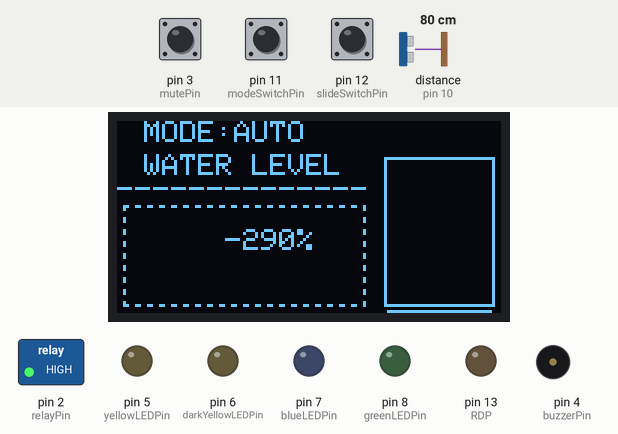
Simulated run of this sketch. Board: Arduino Uno, built with avr-gcc and run on an emulated ATmega328P. On the bench: 128×64 one-colour display, switched loads named in the sketch (green lamp = pin HIGH), output pins drawn as LEDs (lit = HIGH), buzzer (waves = sounding). Wiring (inferred from the names in the program): ultrasonic range finder: trigger pin 9; echo pin 10. The test bench sets the inputs (shaded band); at power-on: distance to the obstacle (sensor on pin 10) 80 cm, pin 11 (modeSwitchPin) HIGH, pin 3 (mutePin) HIGH, pin 12 (slideSwitchPin) HIGH. The echo pulse lasts 58.3 µs per cm; the display library's start-up logo is not drawn; pins used as bus, display or sensor lines are not drawn.

Above: at 4.2 s.
4.3 s: distance to the obstacle (sensor on pin 10) set to 4 cm
At 6.0 s:
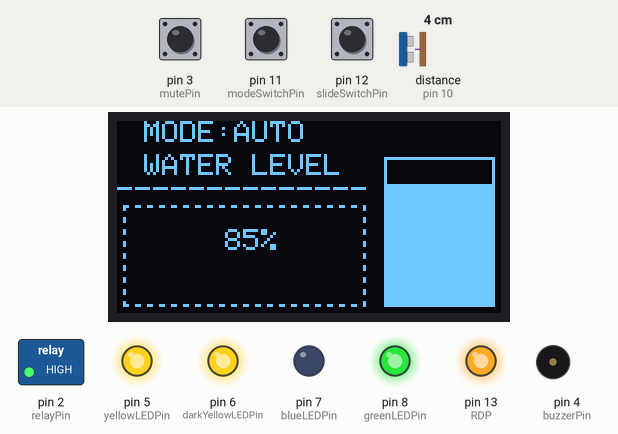
7.7 s: distance to the obstacle (sensor on pin 10) set to 18 cm
At 14.1 s:
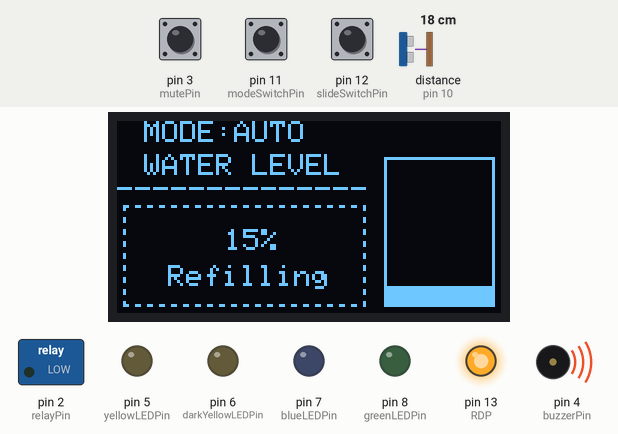
14.5 s: pin 11 (modeSwitchPin) pulled LOW for 3 s
At 19.5 s:
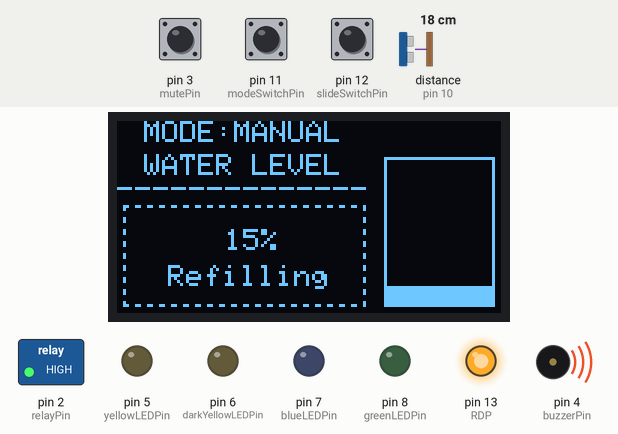
21.4 s: distance to the obstacle (sensor on pin 10) set to 2 cm
At 26.9 s:
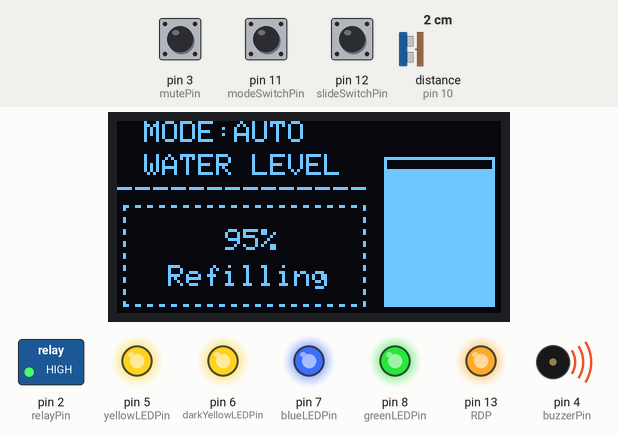
28.4 s: pin 11 (modeSwitchPin) pulled LOW for 3 s
At 31.0 s:
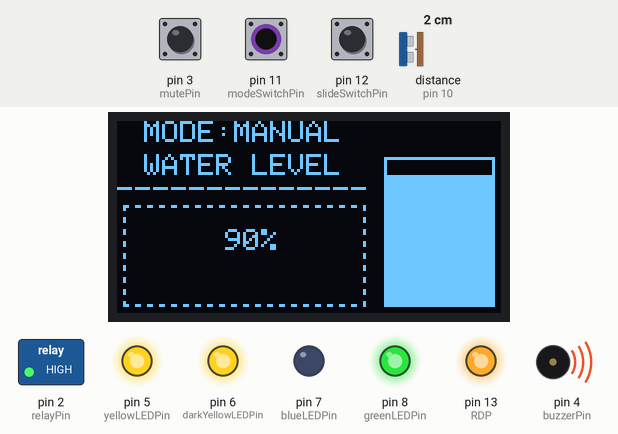
33.1 s: pin 11 (modeSwitchPin) pulled LOW for 3 s
At 35.8 s:
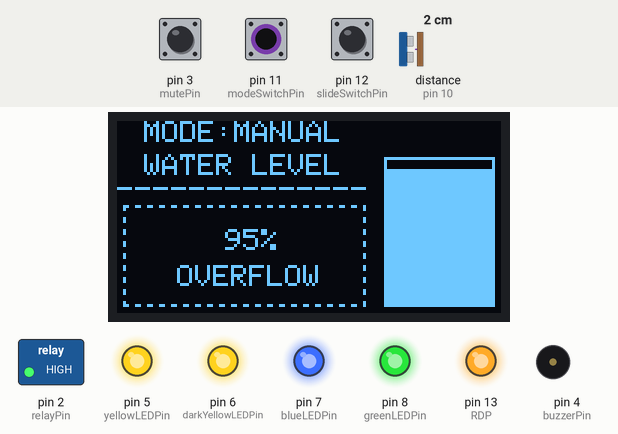
Timing chart, 0 to 39.7 s (numbered marks = the images above; inputs shaded):
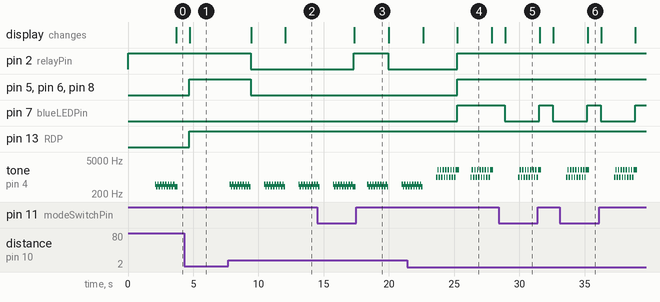

The sketch:

code.ino
```cpp
#include <Wire.h>
#include <Adafruit_GFX.h>
#include <Adafruit_SSD1306.h>

#define SCREEN_WIDTH 128
#define SCREEN_HEIGHT 64
#define OLED_RESET -1
Adafruit_SSD1306 display(SCREEN_WIDTH, SCREEN_HEIGHT, &Wire, OLED_RESET);

const int trigPin = 9;
const int echoPin = 10;
const int relayPin = 2;
const int mutePin = 3; // Define the pin for the mute switch
const int buzzerPin = 4; // Define the pin for the buzzer
const int RDP = 13;
const int darkYellowLEDPin = 6;
const int yellowLEDPin = 5;
const int greenLEDPin = 8;
const int blueLEDPin = 7;
const int modeSwitchPin = 11; // Define the pin for the mode toggle switch
 // Define the pin for the mode switch button
const int slideSwitchPin = 12; // Define the pin for the manual mode slide switch

bool mute = false;
bool lastButtonState = HIGH; // Previous state of the mute button
unsigned long lastDebounceTime = 0; // Last time the mute button was toggled
unsigned long debounceDelay = 50; // The debounce time; increase if the output flickers

bool autoMode = true; // Variable to track the current mode (default is auto)
bool lastModeButtonState = HIGH; // Previous state of the mode button
unsigned long lastModeDebounceTime = 0; // Last time the mode button was toggled

void setup() {
  pinMode(trigPin, OUTPUT);
  pinMode(echoPin, INPUT);
  digitalWrite(relayPin, HIGH);
  pinMode(relayPin, OUTPUT);
  pinMode(mutePin, INPUT_PULLUP); // Set the mute switch pin as input with pull-up resistor
  pinMode(buzzerPin, OUTPUT); // Set the buzzer pin as output

  pinMode(RDP, OUTPUT);
  pinMode(darkYellowLEDPin, OUTPUT);
  pinMode(yellowLEDPin, OUTPUT);
  pinMode(greenLEDPin, OUTPUT);
  pinMode(blueLEDPin, OUTPUT);

  pinMode(modeSwitchPin, INPUT_PULLUP); // Set the mode switch button pin as input with pull-up resistor
  pinMode(slideSwitchPin, INPUT_PULLUP); // Set the slide switch pin as input with pull-up resistor

  Serial.begin(9600);

  if (!display.begin(SSD1306_SWITCHCAPVCC, 0x3C)) {
    Serial.println(F("SSD1306 allocation failed"));
    for(;;);
  }
  display.display();
  delay(2000);
  display.clearDisplay();
}

void loop() {
  long duration;
  int distance;
  int percent;

  // Check the state of the mute switch with debounce
  int muteReading = digitalRead(mutePin);
  if (muteReading != lastButtonState) {
    lastDebounceTime = millis(); // reset the debouncing timer
  }
  if ((millis() - lastDebounceTime) > debounceDelay) {
    if (muteReading == LOW && !mute) {
      mute = true; // Set the mute state
      noTone(buzzerPin); // Ensure no tone is playing
    }
  }
  lastButtonState = muteReading;
  // Check the state of the mode toggle switch
  autoMode = digitalRead(modeSwitchPin) == HIGH; // Auto mode when switch is HIGH, manual mode when LOW


  digitalWrite(trigPin, LOW);
  delayMicroseconds(2);

  digitalWrite(trigPin, HIGH);
  delayMicroseconds(10);
  digitalWrite(trigPin, LOW);

  duration = pulseIn(echoPin, HIGH);
  distance = duration * 0.034 / 2;
  percent = 100 - map(distance, 0, 20 , 0, 100); // Mapping distance to percentage (0-100%)

  display.clearDisplay();

  // Print water level percentage
  display.setTextSize(1);
  display.setTextColor(SSD1306_WHITE);
  display.setCursor(9.5, 11);
  display.print("WATER LEVEL \n");
  display.print("--------------");
  display.print("\n");

  // Draw a simple bar graph representing the water level
  int barHeight = map(percent, 0, 100, 0, SCREEN_HEIGHT - 15); // Adjusted height
  int barWidth = 35;
  int barX = 90;
  int barY = 13; // Adjusted starting point

  // Calculate top of the bar
  int barTop = barY + (SCREEN_HEIGHT - 14.1 - barHeight);

  // Ensure bar height does not exceed screen height
  if (barHeight > (SCREEN_HEIGHT - 14.1)) {
    barHeight = SCREEN_HEIGHT - 14.1;
  }

  // Draw outer border rectangle
  display.drawRect(barX - 1, barY - 1, barWidth + 2, SCREEN_HEIGHT - 16 + 2, SSD1306_WHITE);

  // Draw filled inner rectangle representing the bar
  display.fillRect(barX, barTop, barWidth, barHeight,SSD1306_WHITE);

  // Draw the dashed border box for percentage
  int boxWidth = 80;
  int boxHeight = 33;
  int boxX = 2;
  int boxY = SCREEN_HEIGHT - boxHeight - 3;

  // Draw top and bottom borders with dashes
  for (int i = boxX; i < boxX + boxWidth; i += 4) {
    display.drawPixel(i, boxY, SSD1306_WHITE);
    display.drawPixel(i + 1, boxY, SSD1306_WHITE);
    display.drawPixel(i, boxY + boxHeight, SSD1306_WHITE);
    display.drawPixel(i + 1, boxY + boxHeight, SSD1306_WHITE);
  }

  // Draw left and right borders
  for (int i = boxY; i < boxY + boxHeight; i += 4) {
    display.drawPixel(boxX, i, SSD1306_WHITE);
    display.drawPixel(boxX, i + 1, SSD1306_WHITE);
    display.drawPixel(boxX + boxWidth, i, SSD1306_WHITE);
    display.drawPixel(boxX + boxWidth, i + 1, SSD1306_WHITE);
  }

  // Display the percentage inside the box
  display.setCursor(boxX + 34, boxY + 8);
  display.setTextSize(1);
  display.print(percent);
  display.print("%");

  // Display mode
  display.setTextSize(1);
  display.setCursor(9.5, 0);
  if (autoMode) {
    display.print("MODE:AUTO");
  } else {
    display.print("MODE:MANUAL");
  }

  // Display refill status and warnings
  display.setTextSize(1);
  display.setCursor(17, SCREEN_HEIGHT - 16);

  if (digitalRead(relayPin) == LOW) {
    display.print("Refilling");
  } else if (!autoMode) {
    if (percent <= 15) {
      display.setCursor(20, SCREEN_HEIGHT - 16);
      display.print("LOW TANK");
    } else if (percent >= 95) {
      display.setCursor(20, SCREEN_HEIGHT - 16);
      display.print("OVERFLOW");
    }
  }

  // Buzzer logic
  unsigned int frequencies[] = {500, 400, 500, 400, 500, 400, 500, 400, 500, 400, 500, 400, 500, 400, 500, 400};
  unsigned int frequencies1[] = {1000, 2000, 1000, 2000, 1000, 2000, 1000, 2000, 1000, 2000, 1000, 2000, 1000, 2000, 1000, 2000};

  if (percent >= 95) {
    if (!mute) {
      digitalWrite(buzzerPin, HIGH);
      for (int i = 0; i < 16; i++) {
        tone(buzzerPin, frequencies1[i], 250);
        delay(100);
      }
    }
  } else if (percent <= 15) {
    if (!mute) {
      digitalWrite(buzzerPin, HIGH);
      for (int i = 0; i < 16; i++) {
        tone(buzzerPin, frequencies[i], 250);
        delay(100);
      }
    }
  } else {
    mute = false; // Reset the mute state when outside the range
    noTone(buzzerPin);
    digitalWrite(buzzerPin, LOW); // Ensure the buzzer is off
  }

  // Relay control
  if (autoMode) {
    if (percent <= 16 && percent>=0) {
      digitalWrite(relayPin, LOW);
      noTone(buzzerPin);
    } else if (percent >= 92) {
      digitalWrite(relayPin, HIGH);
    }
  } else {
    // Manual mode: control the relay with the slide switch
    if (digitalRead(slideSwitchPin) == LOW) {
      digitalWrite(relayPin, LOW);
    } else {
      digitalWrite(relayPin, HIGH);
    }
  }

  // Update LED states progressively
  digitalWrite(RDP, percent > 0);
  digitalWrite(darkYellowLEDPin, percent > 25);
  digitalWrite(yellowLEDPin, percent > 48);
  digitalWrite(greenLEDPin, percent > 68);
  digitalWrite(blueLEDPin, percent > 90);

  display.display();
  delay(1000);
}
```

Measured:
- after the input at 4.3 s, pin 5 (yellowLEDPin), pin 6 (darkYellowLEDPin), pin 8 (greenLEDPin), pin 13 (RDP): LOW → HIGH after 0.41 s; tone on pin 4 (buzzerPin): stops changing and stays silent; the display: changes after 0.43 s (image 1)
- after the input at 7.7 s, pin 2 (relayPin), pin 5 (yellowLEDPin): HIGH → LOW after 1.7 s
- after the input at 14.5 s, pin 2 (relayPin): LOW → HIGH after 2.8 s, → LOW 2.6 s later; the display: changes after 2.8 s (image 3)
- after the input at 21.4 s, pin 2 (relayPin), pin 5 (yellowLEDPin), pin 6 (darkYellowLEDPin), pin 7 (blueLEDPin), pin 8 (greenLEDPin): LOW → HIGH after 3.8 s; the display: first differs from a run without the input after 3.8 s (image 4)
- after the input at 28.4 s, tone on pin 4 (buzzerPin): goes on until 31.7 s, then stays silent; the display: changes after 0.52 s (image 5)
- after the input at 33.1 s, the display: changes after 2.1 s (image 6)
- by itself, tone on pin 4 (buzzerPin): plays 500 Hz for 0.10 s, 400 Hz for 0.10 s, 500 Hz for 0.10 s, 400 Hz for 0.10 s, 500 Hz for 0.10 s, 400 Hz for 0.10 s … (16 notes in this stretch)
